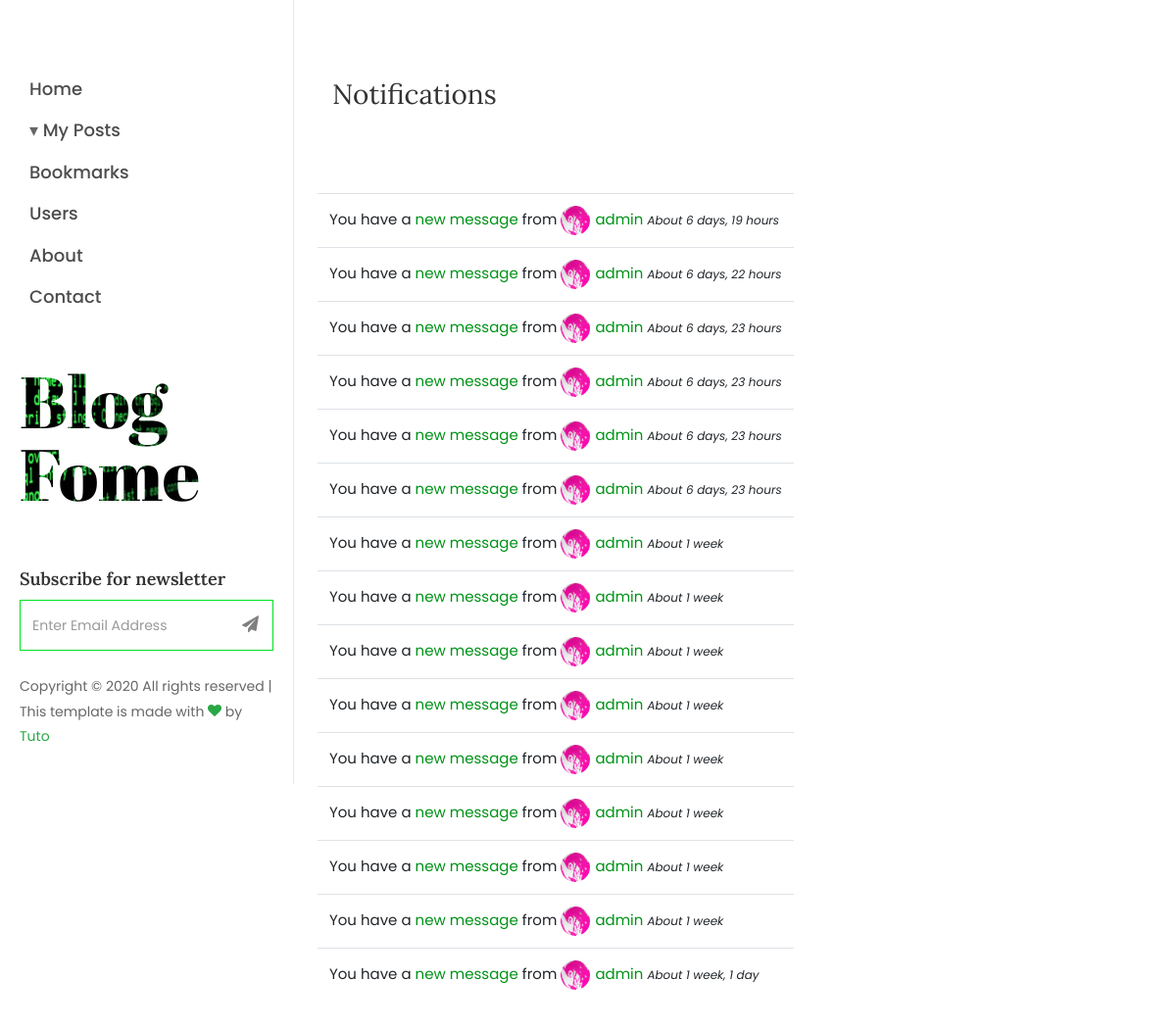
The app's page /notifications/ (signed in) with its own data.
### notifications/models.py (models this page shows, shortened)
class Notification(models.Model):
    user = models.ForeignKey(User, on_delete=models.CASCADE, related_name='notifications')
    author = models.ForeignKey(User, on_delete=models.CASCADE, related_name='author', null=True)
    author_name = models.CharField(max_length=255, null=True)
    post = models.ForeignKey(Post, on_delete=models.CASCADE, null=True)
    comment = models.ForeignKey(Comment, on_delete=models.CASCADE, null=True)
    thread = models.ForeignKey(Thread, on_delete=models.CASCADE, null=True)
    created_at = models.DateTimeField(auto_now_add=True)
    updated_at = models.DateTimeField(auto_now=True)
    message = models.TextField()
    html_message = models.TextField()
    read = models.BooleanField(default=False)
    active = models.BooleanField(default=True)
    category = models.CharField(max_length=255)
    action = models.CharField(max_length=255, null=True)
    objects = models.Manager()
    commentNotification = CommentNotification()
    voteNotification = VoteNotification()
    messageNotification = MessageNotification()
    class Meta:
        ordering = ['-created_at']

### users/models.py (models this page shows, shortened)
class Profile(models.Model):
    user = models.OneToOneField(User, on_delete=models.CASCADE)
    bio = models.TextField()
    image = models.ImageField(default='default.jpg', upload_to='profile_pics')
    """ def save(self, *args, **kwargs):
        super().save(*args, **kwargs)

        img = Image.open(self.image.path)
        if img.height > 300 or img.width > 300:
            output_size = (300, 300)
            img.thumbnail(output_size)
            img.save(self.image.path) """

### notifications/views.py (the view)
# urls.py: path('', NotificationList.as_view(), name='list'),
@method_decorator(login_required, name='dispatch')
class NotificationList(TemplateView):
    template_name = "notifications/notification_list.html"
    def get_context_data(self, **kwargs):
        context = super(NotificationList,self).get_context_data(**kwargs)
        notifications = self.request.user.notifications.filter(read=False)
        html = render_to_string('notifications/partials/notification_list.html', {'notifications': notifications[:15]}, request=self.request)
        context['notifications'] = html
        notifications.update(read=True)
        return context

### blog/templatetags/user_tags.py (called while the page is built)
@register.simple_tag
def get_notification_count(user):
    if user:
        return user.notifications.filter(read=False).count()
    return 0

### notifications/templates/notifications/partials/notification_list.html (shortened to what this page needs)
{% load static %}
<table class="table table-hover">
	<tbody>
		{% for notification in notifications %}
			<tr>
				<td>
					{% if notification.category == 'comment' or notification.category == 'vote' %}
						{% if notification.author %}
							<a href="{% url 'blog:user_profile' notification.author %}">
								<img src='{{ notification.author.profile.image.url }}' class='avatar-notification' /> {{ notification.author }}
							</a>
						{% else %}
							{{ notification.author_name }}
						{% endif %}
						{{ notification.action }}
						{% if notification.comment %}
							{% if notification.category == 'comment' %} to{% endif %} your comment on
							<a href="{% url 'blog:post_detail' notification.post.id %}?comment_id={{ notification.comment.id }}">
								<i>{{ notification.post }}</i>
							</a>
						{% else %}
							{% if notification.category == 'comment' %} on{% endif %}your post
							<a href="{% url 'blog:post_detail' notification.post.id %}">
								<i>{{ notification.post }}</i>
							</a>
						{% endif %}
					{% elif notification.category == 'message' %}
						You have a
						<form class="messenger-notification-form" method="POST" action="{% url 'messenger:messenger' %}">
							<input class="messenger-link" type="submit" value="{{ notification.action }}" />
						</form>
						from
						<a href="{% url 'blog:user_profile' notification.author %}">
							<img src='{{ notification.author.profile.image.url }}' class='avatar-notification' />{{ notification.author }}
						</a>
					{% endif %}
					<small><i>About {{ notification.created_at | timesince }}</i></small>
				</td>
			</tr>
		{% endfor %}
	</tbody>
</table>

### records on screen
Notification: action "new message", author.profile.image (picture), author "admin", created_at "6 days, 19 hours"
Notification: action "new message", author.profile.image (picture), author "admin", created_at "6 days, 22 hours"
Notification: action "new message", author.profile.image (picture), author "admin", created_at "6 days, 23 hours"
Notification: action "new message", author.profile.image (picture), author "admin", created_at "6 days, 23 hours"
Notification: action "new message", author.profile.image (picture), author "admin", created_at "6 days, 23 hours"
Notification: action "new message", author.profile.image (picture), author "admin", created_at "6 days, 23 hours"
Notification: action "new message", author.profile.image (picture), author "admin", created_at "1 week"
Notification: action "new message", author.profile.image (picture), author "admin", created_at "1 week"
Notification: action "new message", author.profile.image (picture), author "admin", created_at "1 week"
Notification: action "new message", author.profile.image (picture), author "admin", created_at "1 week"
Notification: action "new message", author.profile.image (picture), author "admin", created_at "1 week"
Notification: action "new message", author.profile.image (picture), author "admin", created_at "1 week"
Notification: action "new message", author.profile.image (picture), author "admin", created_at "1 week"
Notification: action "new message", author.profile.image (picture), author "admin", created_at "1 week"
Notification: action "new message", author.profile.image (picture), author "admin", created_at "1 week, 1 day"
